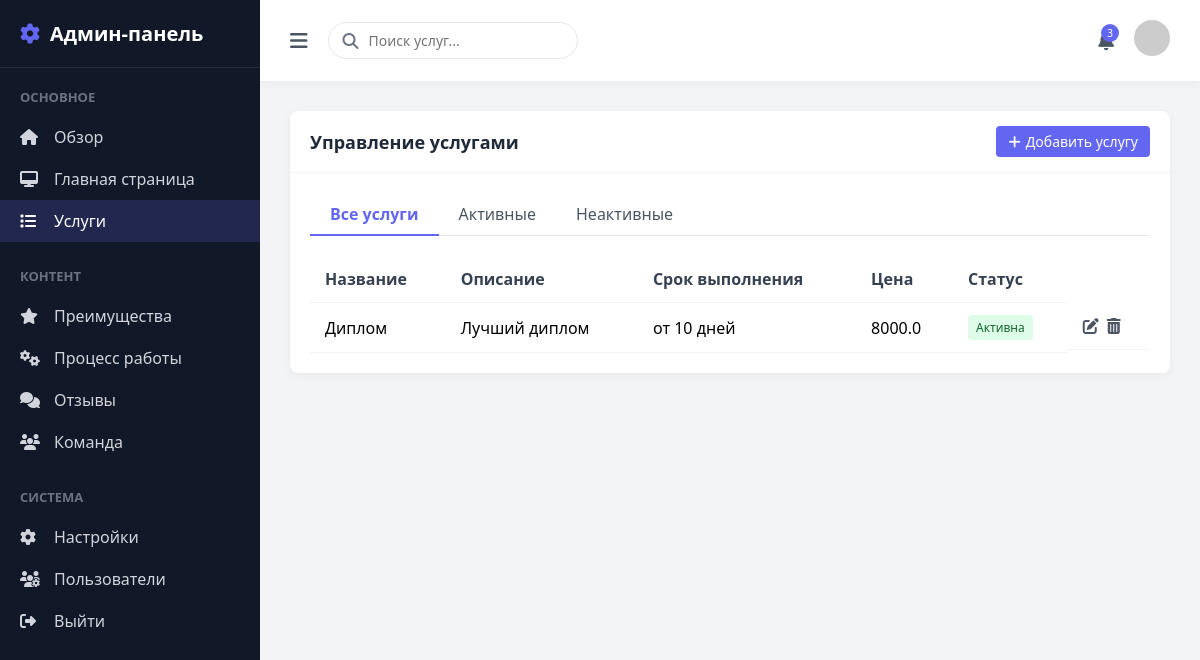
The app's page /admin/services, older data.
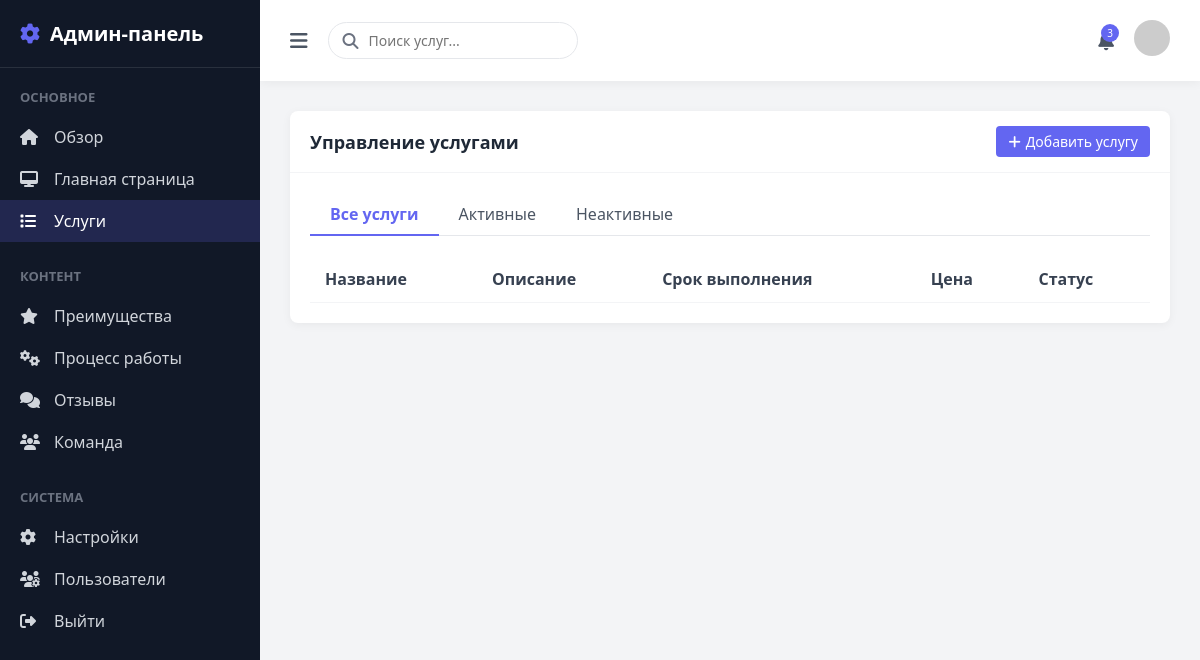
The same page, newer data.
### models.py (models this page shows)
class Service(db.Model):
    id = db.Column(db.Integer, primary_key=True)
    title = db.Column(db.String(200), nullable=False)
    description = db.Column(db.Text)
    duration = db.Column(db.String(100))
    price = db.Column(db.Float)
    advantages = db.Column(db.Text)
    category = db.Column(db.String(100))
    icon = db.Column(db.String(100))
    status = db.Column(db.String(20))
    order = db.Column(db.Integer, default=1)

### app.py (the view)
@app.route('/admin/services')
def admin_services():
    services = Service.query.all()
    return render_template('admin/services.html', services=services)

### templates/admin/services.html (shortened to what the changed rows need)
<!DOCTYPE html>
<html lang="ru">
<head>
    <link rel="stylesheet" href="https://cdnjs.cloudflare.com/ajax/libs/font-awesome/6.4.0/css/all.min.css">
</head>
<body>
    <div class="sidebar" id="sidebar">
        <div class="sidebar-header">
            <h1 class="sidebar-title">
                <i class="fas fa-cog"></i> Админ-панель
            </h1>
        </div>
    </div>
    <div class="main-content">
        <div class="admin-container">
            <div class="admin-section">
                <div class="section-body">
                    <table class="services-table">
                        <thead>
                            <tr>
                                <th>Название</th>
                                <th>Описание</th>
                                <th>Срок выполнения</th>
                                <th>Цена</th>
                                <th>Статус</th>
                            </tr>
                        </thead>
                        <tbody>
                            {% for s in services %}
                            <tr data-id="{{ s.id }}">
                                <td>{{ s.title }}</td>
                                <td>{{ s.description }}</td>
                                <td>{{ s.duration }}</td>
                                <td>{{ s.price }}</td>
                                <td><span class="status active">Активна</span></td>
                                <td class="actions">
                                    <button class="action-btn edit" title="Редактировать">
                                        <i class="fas fa-edit"></i>
                                    </button>
                                    <button data-id="{{s.id}}" class="action-btn delete" title="Удалить">
                                        <i class="fas fa-trash-alt"></i>
                                    </button>
                                </td>
                            </tr>
                            {% endfor %}
                        </tbody>
                    </table>
                </div>
            </div>
        </div>
    </div>
</body>
</html>

Row changes from the older to the newer data that the page shows:
removed Service: title "Диплом", description "Лучший диплом", duration "от 10 дней", price "8000.0"
